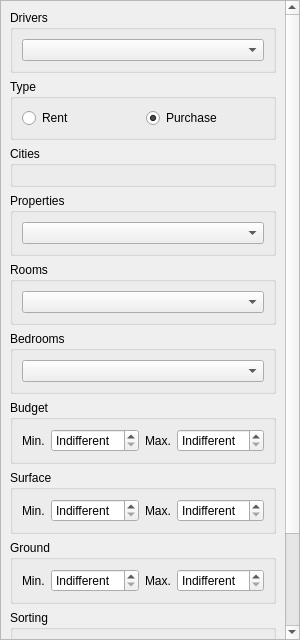
<?xml version="1.0" encoding="UTF-8"?>
<ui version="4.0">
 <class>InputSearchWidget</class>
 <widget class="QScrollArea" name="InputSearchWidget">
  <property name="geometry">
   <rect>
    <x>0</x>
    <y>0</y>
    <width>300</width>
    <height>640</height>
   </rect>
  </property>
  <property name="horizontalScrollBarPolicy">
   <enum>Qt::ScrollBarAlwaysOff</enum>
  </property>
  <property name="widgetResizable">
   <bool>true</bool>
  </property>
  <widget class="QWidget" name="inputSearchWidgetContents">
   <property name="geometry">
    <rect>
     <x>0</x>
     <y>0</y>
     <width>294</width>
     <height>634</height>
    </rect>
   </property>
   <layout class="QVBoxLayout" name="verticalLayout_7">
    <item>
     <widget class="QGroupBox" name="gbDriver">
      <property name="title">
       <string>Drivers</string>
      </property>
      <layout class="QVBoxLayout" name="verticalLayout_8">
       <item>
        <widget class="pComboBox" name="cbDrivers"/>
       </item>
      </layout>
     </widget>
    </item>
    <item>
     <widget class="QGroupBox" name="gbType">
      <property name="title">
       <string>Type</string>
      </property>
      <layout class="QHBoxLayout" name="horizontalLayout">
       <item>
        <widget class="QRadioButton" name="rbRent">
         <property name="text">
          <string>Rent</string>
         </property>
         <attribute name="buttonGroup">
          <string notr="true">bgType</string>
         </attribute>
        </widget>
       </item>
       <item>
        <widget class="QRadioButton" name="rbPurchase">
         <property name="text">
          <string>Purchase</string>
         </property>
         <property name="checked">
          <bool>true</bool>
         </property>
         <attribute name="buttonGroup">
          <string notr="true">bgType</string>
         </attribute>
        </widget>
       </item>
      </layout>
     </widget>
    </item>
    <item>
     <widget class="QGroupBox" name="gbCities">
      <property name="title">
       <string>Cities</string>
      </property>
      <layout class="QVBoxLayout" name="verticalLayout">
       <item>
        <widget class="CitySearchWidget" name="cswCities" native="true"/>
       </item>
      </layout>
     </widget>
    </item>
    <item>
     <widget class="QGroupBox" name="gbProperties">
      <property name="title">
       <string>Properties</string>
      </property>
      <layout class="QVBoxLayout" name="verticalLayout_2">
       <item>
        <widget class="pCheckComboBox" name="cbProperties"/>
       </item>
      </layout>
     </widget>
    </item>
    <item>
     <widget class="QGroupBox" name="gbRooms">
      <property name="title">
       <string>Rooms</string>
      </property>
      <layout class="QVBoxLayout" name="verticalLayout_3">
       <item>
        <widget class="pCheckComboBox" name="cbRooms"/>
       </item>
      </layout>
     </widget>
    </item>
    <item>
     <widget class="QGroupBox" name="gbBedrooms">
      <property name="title">
       <string>Bedrooms</string>
      </property>
      <layout class="QVBoxLayout" name="verticalLayout_4">
       <item>
        <widget class="pCheckComboBox" name="cbBedrooms"/>
       </item>
      </layout>
     </widget>
    </item>
    <item>
     <widget class="QGroupBox" name="gbBudget">
      <property name="title">
       <string>Budget</string>
      </property>
      <layout class="QHBoxLayout" name="horizontalLayout_2">
       <item>
        <widget class="QLabel" name="lMinBudget">
         <property name="sizePolicy">
          <sizepolicy hsizetype="Maximum" vsizetype="Preferred">
           <horstretch>0</horstretch>
           <verstretch>0</verstretch>
          </sizepolicy>
         </property>
         <property name="text">
          <string>Min.</string>
         </property>
        </widget>
       </item>
       <item>
        <widget class="QSpinBox" name="sbMinBudget">
         <property name="specialValueText">
          <string>Indifferent</string>
         </property>
         <property name="maximum">
          <number>1500000000</number>
         </property>
        </widget>
       </item>
       <item>
        <widget class="QLabel" name="lMaxBudget">
         <property name="sizePolicy">
          <sizepolicy hsizetype="Maximum" vsizetype="Preferred">
           <horstretch>0</horstretch>
           <verstretch>0</verstretch>
          </sizepolicy>
         </property>
         <property name="text">
          <string>Max.</string>
         </property>
        </widget>
       </item>
       <item>
        <widget class="QSpinBox" name="sbMaxBudget">
         <property name="specialValueText">
          <string>Indifferent</string>
         </property>
         <property name="maximum">
          <number>1500000000</number>
         </property>
        </widget>
       </item>
      </layout>
     </widget>
    </item>
    <item>
     <widget class="QGroupBox" name="gbSurface">
      <property name="title">
       <string>Surface</string>
      </property>
      <layout class="QHBoxLayout" name="horizontalLayout_3">
       <item>
        <widget class="QLabel" name="lMinSurface">
         <property name="sizePolicy">
          <sizepolicy hsizetype="Maximum" vsizetype="Preferred">
           <horstretch>0</horstretch>
           <verstretch>0</verstretch>
          </sizepolicy>
         </property>
         <property name="text">
          <string>Min.</string>
         </property>
        </widget>
       </item>
       <item>
        <widget class="QSpinBox" name="sbMinSurface">
         <property name="specialValueText">
          <string>Indifferent</string>
         </property>
         <property name="maximum">
          <number>1500000000</number>
         </property>
        </widget>
       </item>
       <item>
        <widget class="QLabel" name="lMaxSurface">
         <property name="sizePolicy">
          <sizepolicy hsizetype="Maximum" vsizetype="Preferred">
           <horstretch>0</horstretch>
           <verstretch>0</verstretch>
          </sizepolicy>
         </property>
         <property name="text">
          <string>Max.</string>
         </property>
        </widget>
       </item>
       <item>
        <widget class="QSpinBox" name="sbMaxSurface">
         <property name="specialValueText">
          <string>Indifferent</string>
         </property>
         <property name="maximum">
          <number>1500000000</number>
         </property>
        </widget>
       </item>
      </layout>
     </widget>
    </item>
    <item>
     <widget class="QGroupBox" name="gbGround">
      <property name="title">
       <string>Ground</string>
      </property>
      <layout class="QHBoxLayout" name="horizontalLayout_4">
       <item>
        <widget class="QLabel" name="lMinGround">
         <property name="sizePolicy">
          <sizepolicy hsizetype="Maximum" vsizetype="Preferred">
           <horstretch>0</horstretch>
           <verstretch>0</verstretch>
          </sizepolicy>
         </property>
         <property name="text">
          <string>Min.</string>
         </property>
        </widget>
       </item>
       <item>
        <widget class="QSpinBox" name="sbMinGround">
         <property name="specialValueText">
          <string>Indifferent</string>
         </property>
         <property name="maximum">
          <number>1500000000</number>
         </property>
        </widget>
       </item>
       <item>
        <widget class="QLabel" name="lMaxGround">
         <property name="sizePolicy">
          <sizepolicy hsizetype="Maximum" vsizetype="Preferred">
           <horstretch>0</horstretch>
           <verstretch>0</verstretch>
          </sizepolicy>
         </property>
         <property name="text">
          <string>Max.</string>
         </property>
        </widget>
       </item>
       <item>
        <widget class="QSpinBox" name="sbMaxGround">
         <property name="specialValueText">
          <string>Indifferent</string>
         </property>
         <property name="maximum">
          <number>1500000000</number>
         </property>
        </widget>
       </item>
      </layout>
     </widget>
    </item>
    <item>
     <widget class="QGroupBox" name="gbSorting">
      <property name="title">
       <string>Sorting</string>
      </property>
      <layout class="QVBoxLayout" name="verticalLayout_5">
       <item>
        <widget class="pComboBox" name="cbSorting"/>
       </item>
      </layout>
     </widget>
    </item>
    <item>
     <widget class="QGroupBox" name="gbFeatures">
      <property name="title">
       <string>Features</string>
      </property>
      <layout class="QVBoxLayout" name="verticalLayout_6">
       <item>
        <widget class="pCheckComboBox" name="cbFeatures"/>
       </item>
      </layout>
     </widget>
    </item>
   </layout>
  </widget>
 </widget>
 <customwidgets>
  <customwidget>
   <class>CitySearchWidget</class>
   <extends>QWidget</extends>
   <header>widgets/CitySearchWidget.h</header>
   <container>1</container>
  </customwidget>
  <customwidget>
   <class>pComboBox</class>
   <extends>QComboBox</extends>
   <header>FreshGui/pComboBox</header>
  </customwidget>
  <customwidget>
   <class>pCheckComboBox</class>
   <extends>QComboBox</extends>
   <header location="global">pCheckComboBox.h</header>
  </customwidget>
 </customwidgets>
 <resources/>
 <connections/>
 <buttongroups>
  <buttongroup name="bgType"/>
 </buttongroups>
</ui>
